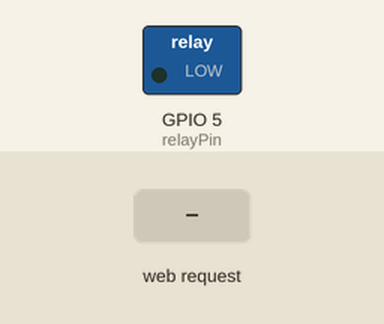
This sketch was run on a simulated ESP8266 (NodeMCU). Shown: switched loads named in the sketch (green lamp = pin HIGH). The test bench sets the inputs (shaded band). WiFi joins after 1.5 s; servers stay silent unless stated; what the sketch prints to the serial monitor is not drawn.

Above: at 3.7 s.
3.8 s: HTTP request GET /toggle received
At 5.0 s:
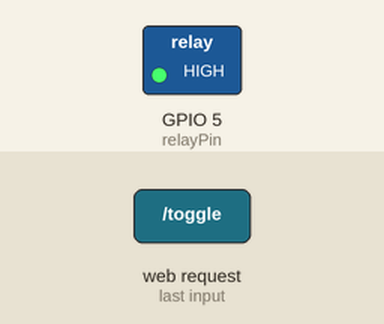
Timing chart, 0 to 6.8 s (numbered marks = the images above; inputs shaded):
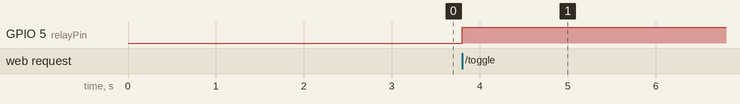

The sketch:

sketch_may11a.ino
```cpp
#include <ESP8266WiFi.h>
#include <ESP8266WebServer.h>

const char* ssid = "kfl";
const char* password = "iqooneo7se";
const int relayPin = 5;  // GPIO5

ESP8266WebServer server(80);//建立新的服务器监听对象，默认端口为80
bool lightState = false;

// 优化后的HTML模板（强制UTF-8编码）
const char* htmlTemplate = R"=====(
<!DOCTYPE html>
<html>
<head>
  <meta charset="UTF-8">
  <meta http-equiv="Content-Type" content="text/html; charset=utf-8">
  <meta name="viewport" content="width=device-width, initial-scale=1">
  <title>智能灯控制</title>
  <style>
    body {
      font-family: Arial, "Microsoft YaHei", sans-serif;
      text-align: center;
      margin: 0;
      padding: 20px;
      background-color: %BG_COLOR%;
    }
    .btn {
      font-family: inherit;
      padding: 12px 24px;
      font-size: 18px;
      border: none;
      border-radius: 5px;
      color: white;
      background-color: %BTN_COLOR%;
      cursor: pointer;
    }
  </style>
</head>
<body>
  <div style="margin-top:50px">
    <a href="/toggle"><button class="btn">%BTN_TEXT%</button></a>
    <p style="font-size:18px">当前状态：%STATE%</p>
  </div>
</body>
</html>
)=====";

void setup() {
  Serial.begin(115200);//初始化串口通信，通过此方法进行收发数据
  delay(1000); // 等待串口稳定

  pinMode(relayPin, OUTPUT);//设置引脚d1为output状态，此时可以在代码中设置电压高低，即电源开关
  digitalWrite(relayPin, LOW); // 初始关闭

  WiFi.begin(ssid, password);
  Serial.println("正在连接WiFi...");

  while (WiFi.status() != WL_CONNECTED) {
    delay(500);
    Serial.print(".");
  }

  Serial.println("\n连接成功!");
  Serial.print("IP地址: ");
  Serial.println(WiFi.localIP());

  server.on("/", handleRoot);// 注册根路径处理函数，即将设计好的网页呈现
  server.on("/toggle", handleToggle); // 注册切换路径处理函数，即当点击按钮发生变化时的处理函数
  server.begin();
}

void loop() {
  server.handleClient();//捕捉用户动作进行处理的函数
}

void handleRoot() {
  String html = htmlTemplate;
  html.replace("%BG_COLOR%", lightState ? "#f5f5f5" : "#333333");//背景颜色的逻辑函数
  html.replace("%BTN_COLOR%", lightState ? "#ff4444" : "#44ff44");
  html.replace("%BTN_TEXT%", lightState ? "关闭灯" : "打开灯");
  html.replace("%STATE%", lightState ? "开" : "关");

  // 三重编码保障
  server.setContentLength(CONTENT_LENGTH_UNKNOWN);
  server.sendHeader("Content-Type", "text/html; charset=utf-8");
  server.sendHeader("Cache-Control", "no-cache");
  server.send(200, "text/html", html);
}

void handleToggle() {
  lightState = !lightState;//初始化网页为关灯
  digitalWrite(relayPin, lightState ? HIGH : LOW);

  Serial.print("状态变更: ");
  Serial.println(lightState ? "开灯" : "关灯");

  server.sendHeader("Location", "/", true);
  server.send(303, "text/plain", "");
}
```

Measured:
- after the input at 3.8 s, GPIO 5 (relayPin): LOW → HIGH at once
